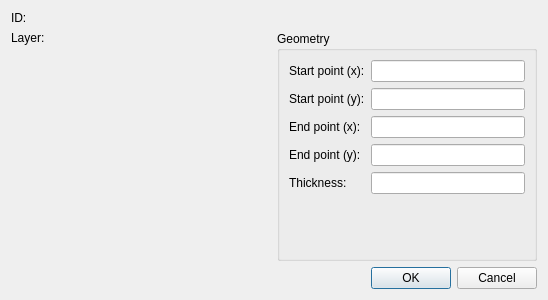
<?xml version="1.0" encoding="UTF-8"?>
<ui version="4.0">
 <class>QG_DlgWall</class>
 <widget class="QDialog" name="QG_DlgWall">
  <property name="geometry">
   <rect>
    <x>0</x>
    <y>0</y>
    <width>548</width>
    <height>300</height>
   </rect>
  </property>
  <property name="sizePolicy">
   <sizepolicy hsizetype="MinimumExpanding" vsizetype="MinimumExpanding">
    <horstretch>0</horstretch>
    <verstretch>0</verstretch>
   </sizepolicy>
  </property>
  <property name="windowTitle">
   <string>Wall</string>
  </property>
  <layout class="QVBoxLayout">
   <item>
    <widget class="QLabel" name="lId">
     <property name="text">
      <string>ID: </string>
     </property>
    </widget>
   </item>
   <item>
    <layout class="QHBoxLayout">
     <item>
      <layout class="QVBoxLayout">
       <item>
        <layout class="QHBoxLayout">
         <item>
          <widget class="QLabel" name="lLayer">
           <property name="text">
            <string>Layer:</string>
           </property>
          </widget>
         </item>
         <item>
          <widget class="QG_LayerBox" name="cbLayer" native="true"/>
         </item>
        </layout>
       </item>
       <item>
        <widget class="QG_WidgetPen" name="wPen" native="true">
         <property name="sizePolicy">
          <sizepolicy hsizetype="MinimumExpanding" vsizetype="MinimumExpanding">
           <horstretch>0</horstretch>
           <verstretch>0</verstretch>
          </sizepolicy>
         </property>
         <property name="minimumSize">
          <size>
           <width>230</width>
           <height>140</height>
          </size>
         </property>
        </widget>
       </item>
      </layout>
     </item>
     <item>
      <widget class="QGroupBox" name="gbGeometry">
       <property name="title">
        <string>Geometry</string>
       </property>
       <layout class="QGridLayout">
        <item row="0" column="0">
         <widget class="QLabel" name="lStartX">
          <property name="text">
           <string>Start point (x):</string>
          </property>
         </widget>
        </item>
        <item row="0" column="1">
         <widget class="QLineEdit" name="leStartX">
          <property name="minimumSize">
           <size>
            <width>64</width>
            <height>0</height>
           </size>
          </property>
         </widget>
        </item>
        <item row="1" column="0">
         <widget class="QLabel" name="lStartY">
          <property name="text">
           <string>Start point (y):</string>
          </property>
         </widget>
        </item>
        <item row="1" column="1">
         <widget class="QLineEdit" name="leStartY">
          <property name="minimumSize">
           <size>
            <width>64</width>
            <height>0</height>
           </size>
          </property>
         </widget>
        </item>
        <item row="2" column="0">
         <widget class="QLabel" name="lEndX">
          <property name="text">
           <string>End point (x):</string>
          </property>
         </widget>
        </item>
        <item row="2" column="1">
         <widget class="QLineEdit" name="leEndX">
          <property name="minimumSize">
           <size>
            <width>64</width>
            <height>0</height>
           </size>
          </property>
         </widget>
        </item>
        <item row="3" column="0">
         <widget class="QLabel" name="lEndY">
          <property name="text">
           <string>End point (y):</string>
          </property>
         </widget>
        </item>
        <item row="3" column="1">
         <widget class="QLineEdit" name="leEndY">
          <property name="minimumSize">
           <size>
            <width>64</width>
            <height>0</height>
           </size>
          </property>
         </widget>
        </item>
        <item row="4" column="0">
         <widget class="QLabel" name="lThickness">
          <property name="text">
           <string>Thickness:</string>
          </property>
         </widget>
        </item>
        <item row="4" column="1">
         <widget class="QLineEdit" name="leThickness">
          <property name="minimumSize">
           <size>
            <width>64</width>
            <height>0</height>
           </size>
          </property>
         </widget>
        </item>
        <item row="5" column="0">
         <spacer name="vSpacer">
          <property name="orientation">
           <enum>Qt::Vertical</enum>
          </property>
          <property name="sizeHint" stdset="0">
           <size>
            <width>20</width>
            <height>1</height>
           </size>
          </property>
         </spacer>
        </item>
       </layout>
      </widget>
     </item>
    </layout>
   </item>
   <item>
    <widget class="QDialogButtonBox" name="buttonBox">
     <property name="standardButtons">
      <set>QDialogButtonBox::Cancel|QDialogButtonBox::Ok</set>
     </property>
    </widget>
   </item>
  </layout>
 </widget>
 <customwidgets>
  <customwidget>
   <class>QG_WidgetPen</class>
   <extends>QWidget</extends>
   <header>qg_widgetpen.h</header>
  </customwidget>
  <customwidget>
   <class>QG_LayerBox</class>
   <extends>QWidget</extends>
   <header>qg_layerbox.h</header>
  </customwidget>
 </customwidgets>
 <tabstops>
  <tabstop>leStartX</tabstop>
  <tabstop>leStartY</tabstop>
  <tabstop>leEndX</tabstop>
  <tabstop>leEndY</tabstop>
  <tabstop>leThickness</tabstop>
 </tabstops>
 <resources/>
 <connections>
  <connection>
   <sender>buttonBox</sender>
   <signal>accepted()</signal>
   <receiver>QG_DlgWall</receiver>
   <slot>accept()</slot>
   <hints>
    <hint type="sourcelabel">
     <x>273</x>
     <y>283</y>
    </hint>
    <hint type="destinationlabel">
     <x>20</x>
     <y>20</y>
    </hint>
   </hints>
  </connection>
  <connection>
   <sender>buttonBox</sender>
   <signal>rejected()</signal>
   <receiver>QG_DlgWall</receiver>
   <slot>reject()</slot>
   <hints>
    <hint type="sourcelabel">
     <x>273</x>
     <y>283</y>
    </hint>
    <hint type="destinationlabel">
     <x>20</x>
     <y>20</y>
    </hint>
   </hints>
  </connection>
 </connections>
</ui>
